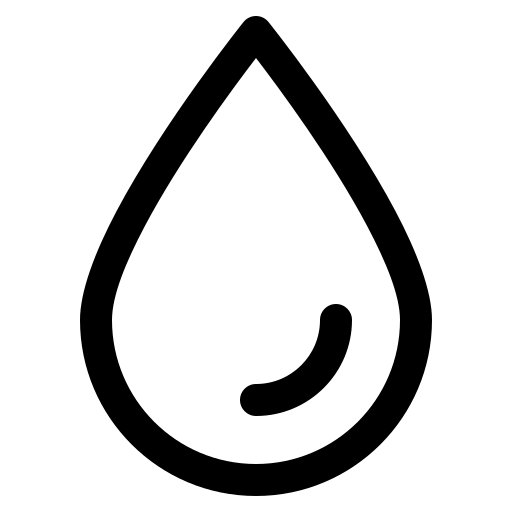
#> input picture Tools/bitmap_input/humidity.png, 512 x 512 px
$ python png2bitmap.py bitmap_input/humidity.png --width 100 --height 100
#> lines starting #> are read from the running program, lines starting #| are printed output that depends on the picture
#!/usr/bin/env python3
"""
PNG -> Bitmap converter.

Converts monochrome PNG images into Bitmap_t resources
used by the firmware UI.
"""

import argparse
from pathlib import Path

from PIL import Image


###############################################################################
# Configuration
###############################################################################

#
# Alpha / grayscale threshold.
#
THRESHOLD = 128

#
# Automatically crop transparent borders.
#
AUTO_CROP = True

#
# Center image after scaling.
#
CENTER_IMAGE = True

#
# Mask source:
#
# "alpha"      -> use alpha channel
# "grayscale"  -> use image brightness
#
MASK_SOURCE = "alpha"

#
# Background removal tolerance.
#
BG_TOLERANCE = 30

#
# Directories.
#
INPUT_DIR = Path("bitmap_input")

OUTPUT_DIR = Path("bitmap_output")


###############################################################################
# Utility
###############################################################################

def camel_case(text: str) -> str:
    """
    Convert snake_case into CamelCase.
    """

    return "".join(
        part.capitalize()
        for part in text.replace("-", "_").split("_")
    )


def ensure_output_directory():
    """
    Create output directory.
    """

    OUTPUT_DIR.mkdir(
        exist_ok=True
    )


def resource_name(
    name: str,
    width: int,
    height: int
) -> str:
    """
    Generate C resource name.
    """

    base = camel_case(name)

    if width == height:

        return (
            f"Bitmap{base}{width}"
        )

    return (
        f"Bitmap{base}"
        f"{width}x{height}"
    )


# [8 lines left out: function bitmap_data_name, not called in this run]


def header_filename(name: str) -> str:
    """
    Header filename.
    """

    return (
        f"{name}.h"
    )


def source_filename(name: str) -> str:
    """
    Source filename.
    """

    return (
        f"{name}.c"
    )
###############################################################################
# Background removal
###############################################################################

NAMED_COLORS = {
    "white": (255, 255, 255),
    "black": (0, 0, 0),
}


# [55 lines left out: functions parse_color, color_matches, not called in this run]


def detect_background_color(
    image: Image.Image
) -> tuple[int, int, int]:
    """
    Detect background color from image corners.
    """

    width, height = image.size
    pixels = image.load()

    corners = [
        pixels[0, 0][:3],
        pixels[width - 1, 0][:3],
        pixels[0, height - 1][:3],
        pixels[width - 1, height - 1][:3],
    ]

    return max(
        set(corners),
        key=corners.count
    )


def remove_solid_background(
    image: Image.Image,
    bg_color: tuple[int, int, int] | None,
    tolerance: int
) -> Image.Image:
    """
    Remove a solid background using flood fill from image borders.
    """

    if bg_color is None:
        bg_color = detect_background_color(image)

    width, height = image.size
    pixels = image.load()
    visited = [
        [False] * width
        for _ in range(height)
    ]

    queue = []

    for x in range(width):
        queue.append((x, 0))
        queue.append((x, height - 1))

    for y in range(1, height - 1):
        queue.append((0, y))
        queue.append((width - 1, y))

    while queue:
        x, y = queue.pop()

        if visited[y][x]:
            continue

        red, green, blue, alpha = pixels[x, y]

        if alpha < THRESHOLD:
            continue

        if not color_matches(
            red,
            green,
            blue,
            bg_color,
            tolerance
        ):
            continue

        visited[y][x] = True
        pixels[x, y] = (
            red,
            green,
            blue,
            0
        )

        if x > 0:
            queue.append((x - 1, y))

        if x < width - 1:
            queue.append((x + 1, y))

        if y > 0:
            queue.append((x, y - 1))

        if y < height - 1:
            queue.append((x, y + 1))

    return image


###############################################################################
# Image loading
###############################################################################

def crop_transparent_borders(image: Image.Image) -> Image.Image:
    """
    Remove transparent borders from an RGBA image.
    """

    if not AUTO_CROP:
        return image

    bounds = image.getbbox()

    if bounds is None:
        return image

    return image.crop(bounds)


def scale_to_fit(
    image: Image.Image,
    target_width: int,
    target_height: int
) -> Image.Image:
    """
    Scale image to fit inside target size while preserving aspect ratio.
    """

    if image.width == 0 or image.height == 0:
        return image

    scale = min(
        target_width / image.width,
        target_height / image.height
    )

    new_width = max(
        1,
        round(image.width * scale)
    )

    new_height = max(
        1,
        round(image.height * scale)
    )

    if new_width == image.width and new_height == image.height:
        return image

    return image.resize(
        (
            new_width,
            new_height
        ),
        Image.Resampling.LANCZOS
    )


def place_on_canvas(
    image: Image.Image,
    target_width: int,
    target_height: int
) -> Image.Image:
    """
    Place image on a canvas of the requested size.
    """

    canvas = Image.new(
        "RGBA",
        (
            target_width,
            target_height
        ),
        (
            0,
            0,
            0,
            0
        )
    )

    if CENTER_IMAGE:
        offset_x = (
            target_width - image.width
        ) // 2

        offset_y = (
            target_height - image.height
        ) // 2

    else:
        offset_x = 0
        offset_y = 0

    canvas.paste(
        image,
        (
            offset_x,
            offset_y
        ),
        image
    )

    return canvas


def load_image(
    path: Path,
    target_width: int,
    target_height: int,
    remove_background: bool = True,
    bg_color: tuple[int, int, int] | None = None,
    bg_tolerance: int = BG_TOLERANCE
):
    """
    Load PNG image and convert it to a monochrome bitmap.

    Solid backgrounds can be removed first, then transparent borders are
    cropped, visible content is scaled to fit inside the requested size,
    and the result is centered on a canvas with the exact target dimensions.
    """

    image = Image.open(path).convert("RGBA")

    if remove_background:
        image = remove_solid_background(
            image,
            bg_color,
            bg_tolerance
        )

    image = crop_transparent_borders(image)

    if image.getbbox() is None:
        raise ValueError(
            "Image is fully transparent"
        )

    image = scale_to_fit(
        image,
        target_width,
        target_height
    )

    canvas = place_on_canvas(
        image,
        target_width,
        target_height
    )

    width = target_width
    height = target_height

    bitmap = []

    for y in range(height):

        row = []

        for x in range(width):

            red, green, blue, alpha = canvas.getpixel((x, y))

            if MASK_SOURCE == "alpha":

                pixel = (
                    alpha >= THRESHOLD
                )

            else:

                gray = (
                    299 * red +
                    587 * green +
                    114 * blue
                ) // 1000

                pixel = (
                    gray < THRESHOLD
                )

            row.append(
                1 if pixel else 0
            )

        bitmap.append(row)

    return (
        bitmap,
        width,
        height
    )
###############################################################################
# Bitmap packing
###############################################################################

def pack_bitmap(bitmap):
    """
    Pack bitmap into MSB-first byte array.
    """

    height = len(bitmap)

    width = len(bitmap[0])

    bytes_per_row = (
        width + 7
    ) // 8

    output = []

    for y in range(height):

        for byte_index in range(bytes_per_row):

            value = 0

            for bit in range(8):

                x = (
                    byte_index * 8
                ) + bit

                if x >= width:
                    continue

                if bitmap[y][x]:

                    value |= (
                        1 << (7 - bit)
                    )

            output.append(value)

    return output
###############################################################################
# Header generation
###############################################################################

def generate_header(
    name: str,
    width: int,
    height: int
) -> str:
    """
    Generate bitmap header.
    """

    guard = (
        f"{name.upper()}_H"
    )

    text = f"""\
#ifndef {guard}
#define {guard}

#include "bitmap_renderer.h"

extern const Bitmap_t {resource_name(name, width, height)};

#endif
"""

    return text
###############################################################################
# Source formatting
###############################################################################

def format_bitmap_data(data) -> str:
    """
    Format bitmap byte array.
    """

    text = ""

    for index, value in enumerate(data):

        if index % 12 == 0:
            text += "    "

        text += f"0x{value:02X}, "

        if index % 12 == 11:
            text += "\n"

    if not text.endswith("\n"):

        text += "\n"

    return text
###############################################################################
# Source generation
###############################################################################

def generate_source(
    name: str,
    width: int,
    height: int,
    data
) -> str:
    """
    Generate bitmap source.
    """

    bitmap = format_bitmap_data(data)

    bitmap_array = (
        f"{name}Bitmap"
    )

    text = f"""\
#include "{header_filename(name)}"

static const uint8_t {bitmap_array}[] =
{{
{bitmap}}};

const Bitmap_t {resource_name(name, width, height)} =
{{
    .width = {width},
    .height = {height},
    .bitmap = {bitmap_array}
}};
"""

    return text
###############################################################################
# File generation
###############################################################################

def write_file(
    path: Path,
    text: str
):
    """
    Write text file.
    """

    path.write_text(
        text,
        encoding="utf-8"
    )
###############################################################################
# PNG conversion
###############################################################################

def convert_png(
    path: Path,
    target_width: int,
    target_height: int,
    output_name: str | None = None,
    verbose: bool = False,
    remove_background: bool = True,
    bg_color: tuple[int, int, int] | None = None,
    bg_tolerance: int = BG_TOLERANCE
):
    """
    Convert one PNG image into Bitmap_t resource.
    """

    print(
        f"Converting {path.name} "
        f"-> {target_width}x{target_height}..."
    )

    if remove_background:
        if bg_color is not None:
            color_text = (
                f"#{bg_color[0]:02X}"
                f"{bg_color[1]:02X}"
                f"{bg_color[2]:02X}"
            )
        else:
            color_text = "auto"

        print(
            f"  Removing background: "
            f"{color_text}, tolerance={bg_tolerance}"
        )

    name = (
        output_name
        if output_name is not None
        else path.stem.lower()
    )

    bitmap, width, height = load_image(
        path,
        target_width,
        target_height,
        remove_background=remove_background,
        bg_color=bg_color,
        bg_tolerance=bg_tolerance
    )

    if verbose:
        print()

        for row in bitmap:
            print(row)

        print()

    packed = pack_bitmap(bitmap)

    header = generate_header(
        name,
        width,
        height
    )

    source = generate_source(
        name,
        width,
        height,
        packed
    )

    write_file(
        OUTPUT_DIR / header_filename(name),
        header
    )

    write_file(
        OUTPUT_DIR / source_filename(name),
        source
    )

    print(
        f"  -> {header_filename(name)}"
    )

    print(
        f"  -> {source_filename(name)}"
    )
###############################################################################
# CLI
###############################################################################

def parse_args():
    """
    Parse command-line arguments.
    """

    parser = argparse.ArgumentParser(
        description=(
            "Convert PNG images into Bitmap_t resources. "
            "Transparent borders are cropped before scaling."
        )
    )

    parser.add_argument(
        "input",
        type=Path,
        help=(
            "PNG file name or path. "
            f"Short names are resolved from {INPUT_DIR}, "
            "for example: humidity or humidity.png"
        )
    )

    parser.add_argument(
        "-w",
        "--width",
        type=int,
        required=True,
        help="Target bitmap width in pixels"
    )

    parser.add_argument(
        "-H",
        "--height",
        type=int,
        required=True,
        help="Target bitmap height in pixels"
    )

    parser.add_argument(
        "-o",
        "--output-name",
        type=str,
        help=(
            "Output resource base name. "
            "Defaults to the input file name."
        )
    )

    parser.add_argument(
        "-v",
        "--verbose",
        action="store_true",
        help="Print generated bitmap rows"
    )

    parser.add_argument(
        "--remove-bg",
        action=argparse.BooleanOptionalAction,
        default=True,
        help=(
            "Remove solid background and make it transparent "
            "(default: enabled)"
        )
    )

    parser.add_argument(
        "--bg-color",
        type=str,
        help=(
            "Background color to remove: white, black, "
            "R,G,B or #RRGGBB. Auto-detected if omitted."
        )
    )

    parser.add_argument(
        "--bg-tolerance",
        type=int,
        default=BG_TOLERANCE,
        help=(
            "Background color matching tolerance "
            f"(0-255, default: {BG_TOLERANCE})"
        )
    )

    return parser.parse_args()


def resolve_input_path(input_path: Path) -> Path:
    """
    Resolve CLI input to an existing PNG file.

    Accepts:
    - full/relative path: bitmap_input/humidity.png
    - short name: humidity or humidity.png (looked up in bitmap_input)
    """

    candidates = []

    if input_path.is_absolute() or input_path.parent != Path("."):
        candidates.append(input_path)
    else:
        name = input_path.name

        if not name.lower().endswith(".png"):
            name = f"{name}.png"

        candidates.append(INPUT_DIR / name)
        candidates.append(input_path.with_suffix(".png"))

    for candidate in candidates:
        if candidate.exists():
            if candidate.suffix.lower() != ".png":
                raise ValueError(
                    f"Input file must be a PNG: {candidate}"
                )

            return candidate

    searched = ", ".join(
        str(path)
        for path in candidates
    )

    raise FileNotFoundError(
        f"Input file not found. Checked: {searched}"
    )


def collect_input_files(input_path: Path) -> list[Path]:
    """
    Resolve one input PNG file from CLI arguments.
    """

    return [resolve_input_path(input_path)]


###############################################################################
# Main
###############################################################################

def main():
    """
    Application entry point.
    """

    args = parse_args()

    if args.width <= 0 or args.height <= 0:
        print("Width and height must be positive integers.")
        return

    if not 0 <= args.bg_tolerance <= 255:
        print("Background tolerance must be in range 0..255.")
        return

    bg_color = None

    if args.bg_color is not None:
        try:
            bg_color = parse_color(args.bg_color)

        except ValueError as error:
            print(error)
            return

    ensure_output_directory()

    try:
        files = collect_input_files(args.input)

    except (FileNotFoundError, ValueError) as error:
        print(error)
        return

    converted = 0

    for path in files:

        try:
            convert_png(
                path,
                args.width,
                args.height,
                output_name=args.output_name,
                verbose=args.verbose,
                remove_background=args.remove_bg,
                bg_color=bg_color,
                bg_tolerance=args.bg_tolerance
            )
#> in load_image, image is the input picture: PIL image 512x512 RGBA; mean R, G, B, A 0, 0, 0, 40.9
#> in detect_background_color, `corners = [ pixels[0, 0][:3], pixels[width - 1, 0][:3], pixels[0, heig..`: corners = [(0, 0, 0), (0, 0, 0), (0, 0, 0), (0, 0, 0)]
#> in remove_solid_background, `bg_color = detect_background_color(image)`: bg_color = (0, 0, 0)
#> after the loop in remove_solid_background, `while queue:`: queue = []; visited = 512 items
#> in crop_transparent_borders, `bounds = image.getbbox()`: bounds = (80, 16, 432, 496)
#> in crop_transparent_borders, `return image.crop(bounds)`:
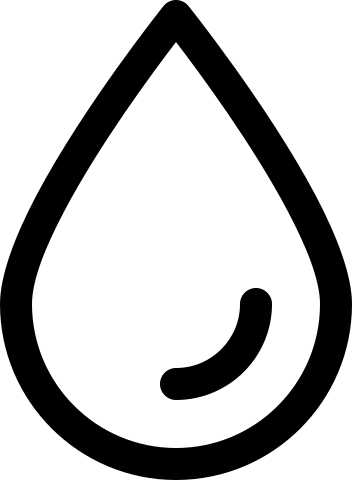
#> returned value: PIL image 352x480 RGBA; mean R, G, B, A 0, 0, 0, 63.5; transparent parts drawn white
#> in scale_to_fit, `return image.resize( ( new_width, new_height ), Image.Resampling.LANCZ..`:
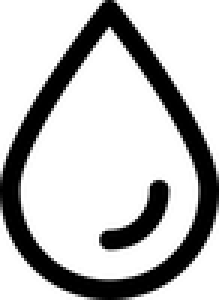
#> returned value: PIL image 73x100 RGBA (shown 3 times larger); mean R, G, B, A 0, 0, 0, 63.5; transparent parts drawn white
#> in place_on_canvas, `canvas = Image.new( "RGBA", ( target_width, target_height ), ( 0, 0, 0..`: canvas: PIL image 100x100 RGBA; every value is 0
#> in place_on_canvas, `canvas.paste( image, ( offset_x, offset_y ), image )`:
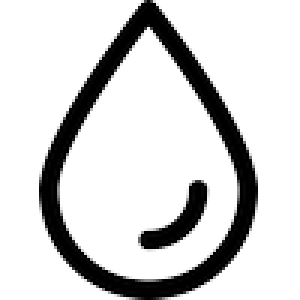
#> canvas: PIL image 100x100 RGBA (shown 3 times larger); mean R, G, B, A 0, 0, 0, 43.7; transparent parts drawn white
#> after the loop in load_image, `for y in range(height):`: bitmap = 100 items
#> in convert_png, `bitmap, width, height = load_image( path, target_width, target_height,..`: width = 100
#> in pack_bitmap, `bytes_per_row = ( width + 7 ) // 8`: bytes_per_row = 13
#> in convert_png, `packed = pack_bitmap(bitmap)`: packed = 1300 values, max 255 at index 84, min 0 at index 0, mean 44.37
#> the loop in format_bitmap_data, `for index, value in enumerate(data): ` made 1300 passes
#> (value, text) on passes 1 to 6: (0, '    0x00, '), (0, '    0x00, 0x00, '), (0, '    0x00, 0x00, 0x00, '), (0, '    0x00, 0x00, 0x00, 0x00, '), (0, '    0x00, 0x00, 0x00, 0x00, 0x00, '), (0, '    0x00, 0x00, 0x00, 0x00, 0x00, 0x00, ')
#> value on passes 7 to 12: 224, 0, 0, 0, 0, 0

            converted += 1

        except Exception as error:

            print(
                f"ERROR: {path.name}"
            )

            print(
                error
            )

            print()

    print("----------------------------------------")
    print(f"Generated : {converted}")
    print(f"Output    : {OUTPUT_DIR}")
    print(f"Size      : {args.width}x{args.height}")
    print("----------------------------------------")


if __name__ == "__main__":
    main()
